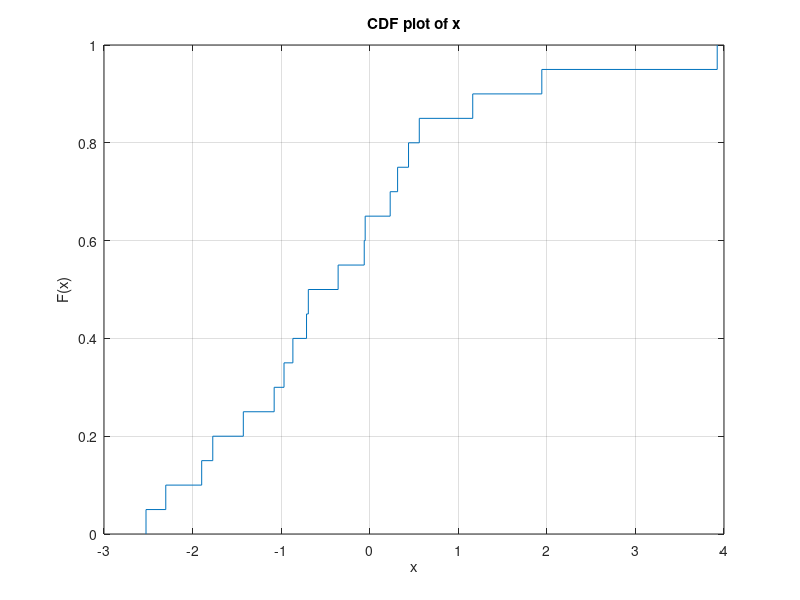

MATLAB code to generate this figure:
function y = zad1
controlB = [0.08, 0.10, 0.15, 0.17, 0.24, 0.34, 0.38, 0.42, 0.49, 0.50, 0.70, 0.94, 0.95, 1.26, 1.37, 1.55, 1.75, 3.20, 6.98, 50.57]
cdfplot(log(controlB))
[h,p,k] = kstest(log(controlB))

